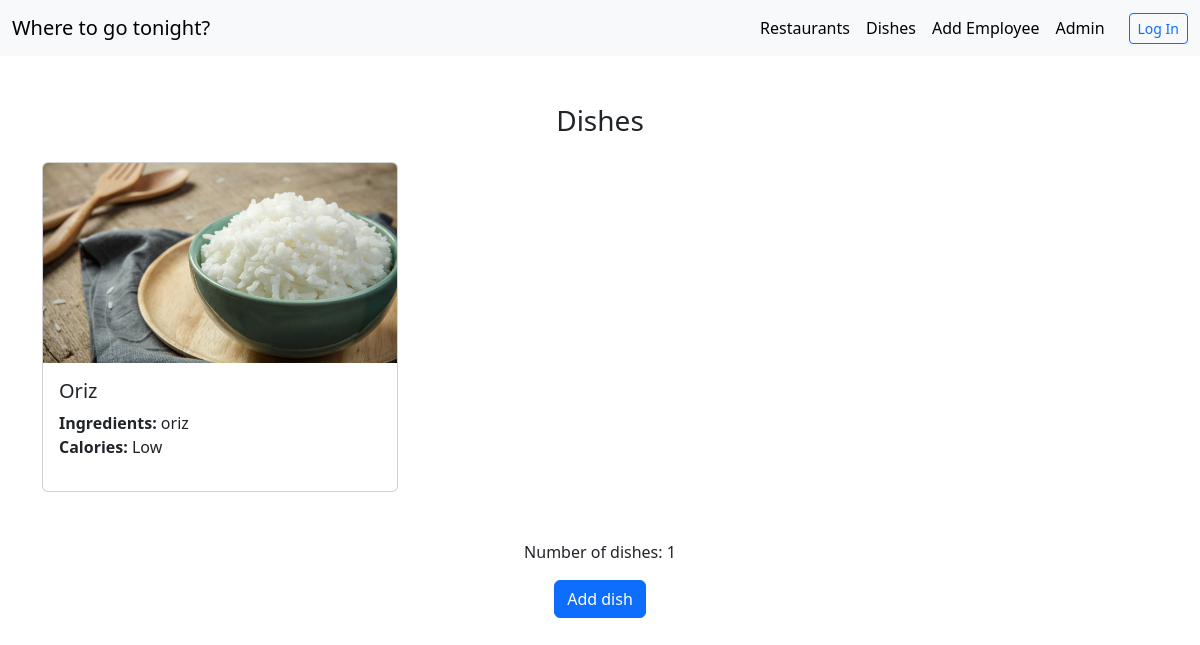
/dishes/, run on an earlier commit of the app's database.
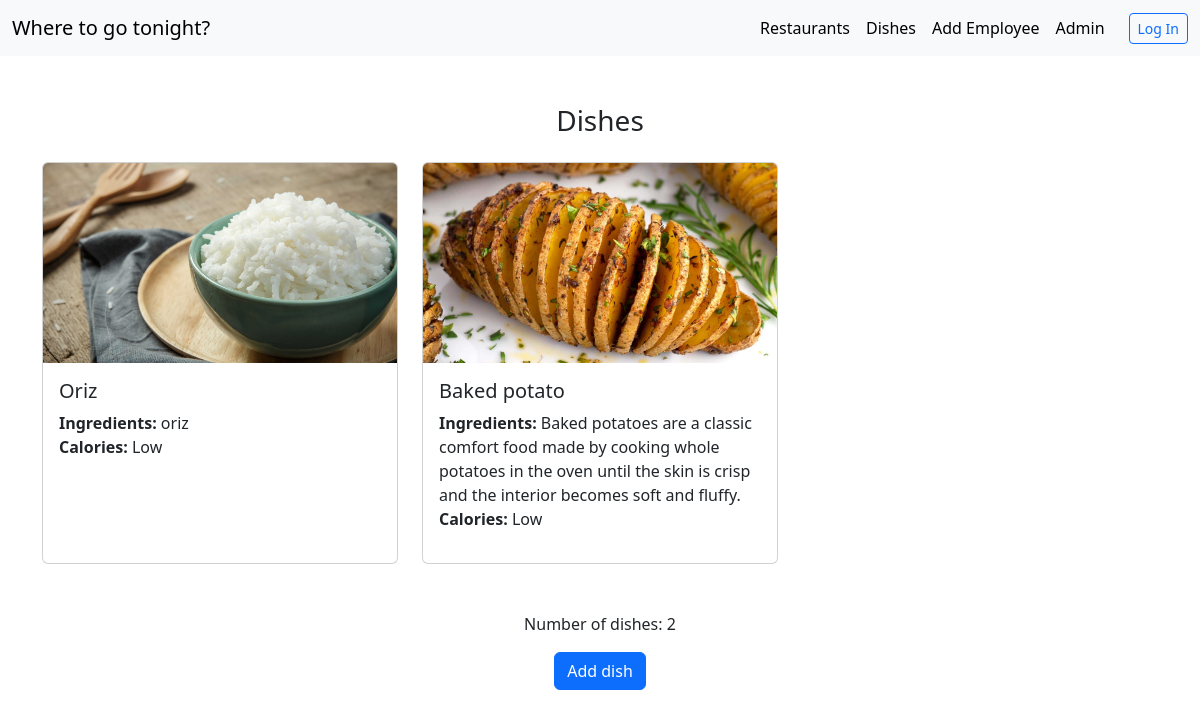
And on a later commit of the database.
### restapp/models.py (models this page shows, shortened)
class Dish(models.Model):
    name = models.CharField(max_length=30)
    ingredients = models.TextField(blank=True, null=True)
    calories = models.IntegerField()
    image = models.ImageField(upload_to='dishes/', blank=True, null=True)

### restapp/views.py (the view)
# urls.py: path('dishes/', dishes, name="dishes"),
def dishes(request):
    dishes = Dish.objects.all()
    return render(request, "dishes.html", {"dishes": dishes, "count": len(dishes)})

### restapp/templates/dishes.html
{% extends "base.html" %}
{% block content %}
    <div class="container mt-5">
        <h3 class="text-center mb-4">Dishes</h3>
        <div class="row">
            {% for d in dishes %}
                <div class="col-md-4 mb-4">
                    <div class="card h-100">
                        {% if d.image %}
                            <img style="width: 100%; height: 200px; object-fit: cover;"
                                 src="{{ d.image.url }}"
                                 class="card-img-top"
                                 alt="{{ d.name }}">
                        {% else %}
                            <p>No image available</p>
                        {% endif %}
                        <div class="card-body">
                            <h5 class="card-title">{{ d.name }}</h5>
                            <ul class="list-unstyled">
                                <li><strong>Ingredients: </strong>{{ d.ingredients }}</li>
                                {% if d.calories <= 200 %}
                                    <li><strong>Calories: </strong>Low</li>
                                {% else %}
                                    <li>Calories: {{ d.calories }}</li>
                                {% endif %}
                            </ul>
                        </div>
                    </div>
                </div>
            {% endfor %}
        </div>
        <div class="text-center mt-4">
            <p>Number of dishes: {{ count }}</p>
        </div>
        <div class="text-center mb-3">
            <a href="{% url 'Add dish' %}" class="btn btn-primary">Add dish</a>
        </div>
    </div>
{% endblock %}

What changed in the data, as far as the page shows it:
added Dish: image (picture), name "Baked potato", ingredients "Baked potatoes are a classic comfort food made by cooking whole potatoes in the oven until the skin is crisp and the interior becomes soft and fluffy.", shows "Calories:", calories "Low"
Also different on the page:
{{ count }}: "1" → "2"
